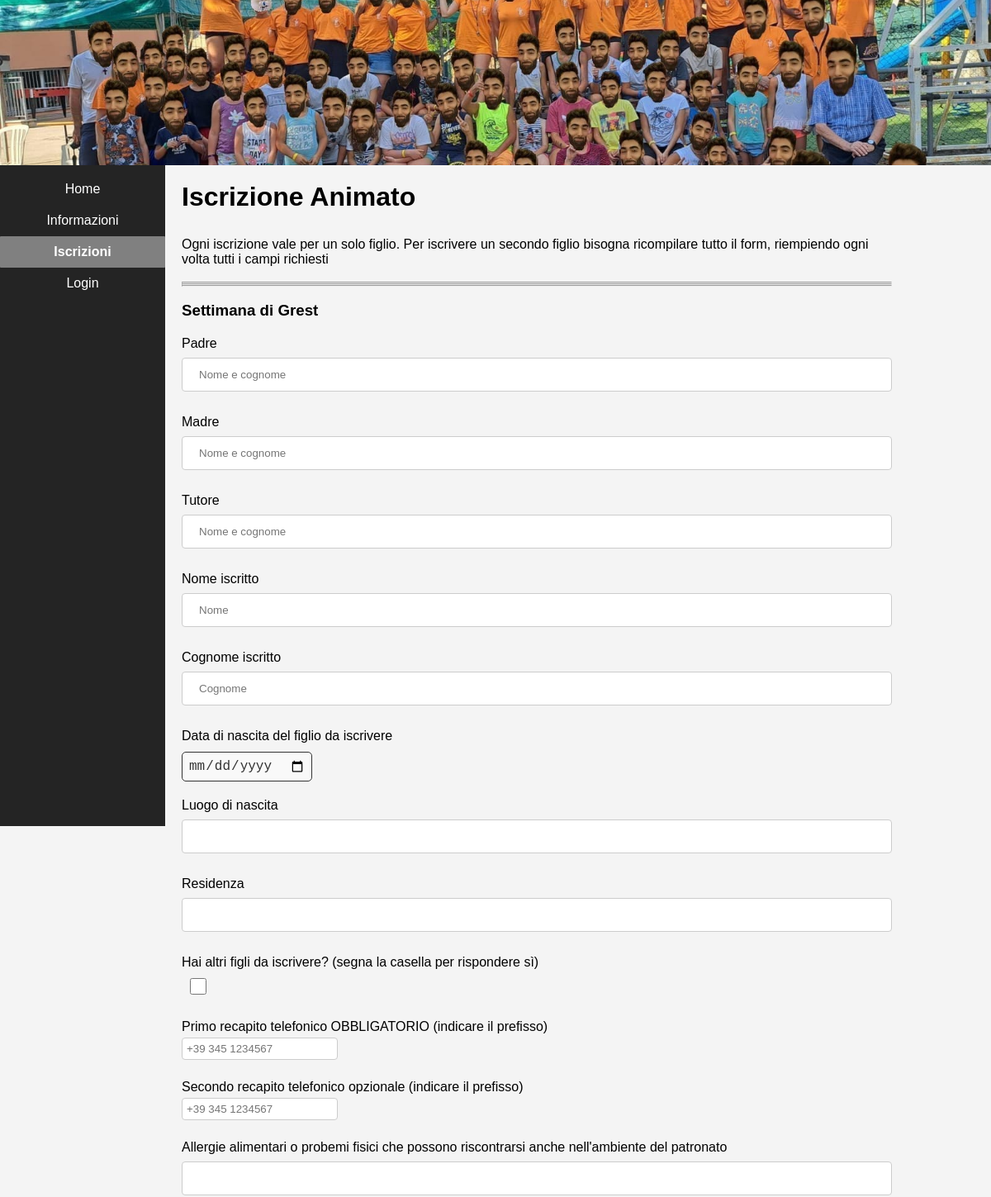
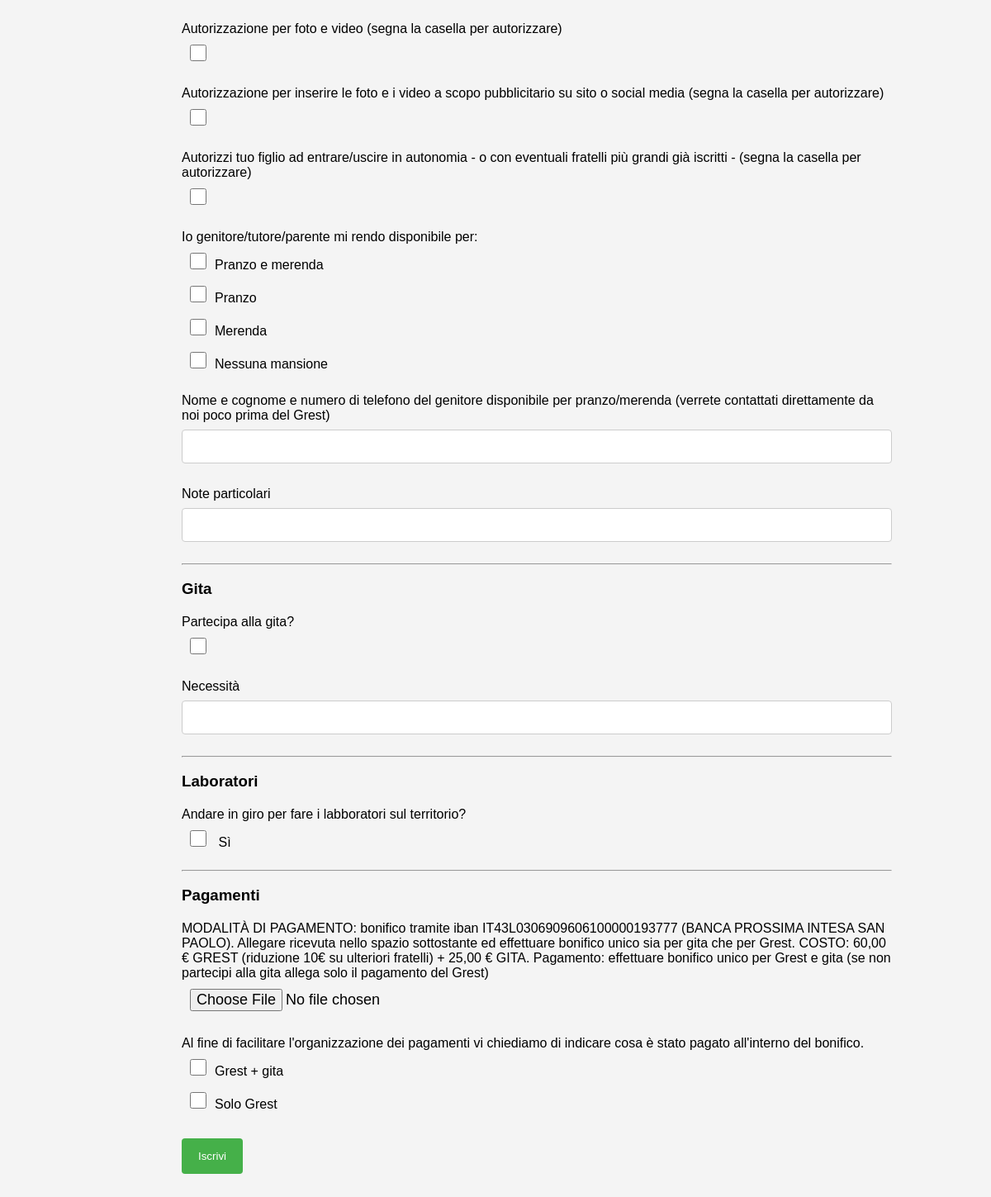
The page /iscrizioni/ on the database its author committed (2 pictures, top to bottom).
### b_app/models.py (models this page shows)
class cucina(models.Model):
    mansione = models.CharField(max_length=100)
    def __str__(self):
        return f"{self.mansione}"

class pagamenti(models.Model):
    cash = models.CharField(max_length=20)
    def __str__(self):
        return f"{self.cash}"

### b_app/views.py (the view)
# urls.py: path("iscrizioni/", views.iscrizioni, name="iscrizioni"),
def iscrizioni(request):
    mansioni = cucina.objects.all()
    siono = sino.objects.all()
    x = pagamenti.objects.all()
    if request.method == 'POST':
        form = AnimatoForm(request.POST, request.FILES)
        if form.is_valid():
            form.save()
            return render(request, 'iscrizioni3.html', {})
        else:
            print(form.errors)  # ✅ ora è sicuro
    else:
        form = AnimatoForm()
    return render(request, 'iscrizioni.html', {
        'pagamenti': x,
        'form': form,
        'mansioni': mansioni,
        'siono': siono,
    })

### b_app/forms.py
class AnimatoForm(forms.ModelForm):
    class Meta:
        model = Iscritto
        fields = '__all__'
        widgets = {
            'cucina': forms.CheckboxSelectMultiple(),
        }

### b_app/templates/iscrizioni.html (shortened to what this page needs)
{% load static %}
<html lang="it">
<head>
	{% block css %}
    <link rel="stylesheet" href="{% static 'stile.css' %}">
	{% endblock %}
</head>
<img src="{% static 'sfondo sito 3.jpg' %}" alt="sfondo mancato" class="no-print">
<div class="container">
	<nav class="nav1">
		<ul>
			<li class="nav-item"><a id="home" class="a" href="/">Home</a></li>
			<li class="nav-item"><a class="a" href="/info/">Informazioni</a></li>
			<li class="nav-item"><a class="a active" href="/iscrizioni/">Iscrizioni</a></li>
			<li class="nav-item"><a class="a" href="/login/" id="showFormBtn">Login</a></li>
		</ul>
	</nav>
	<main id="main" class="content">
		<h1>Iscrizione Animato</h1>
		<p>Ogni iscrizione vale per un solo figlio. Per iscrivere un secondo figlio bisogna ricompilare tutto il form, riempiendo ogni volta tutti i campi richiesti</p>
		<br><hr><hr><hr><br>
        <form method="post" action="{% url 'iscrizioni' %}" enctype="multipart/form-data">
			<h3>Settimana di Grest</h3>
			<p>Padre</p>
            <input type="text" name="padre" placeholder="Nome e cognome" class="form-control">
			<p>Madre</p>
			<input type="text" name="madre" placeholder="Nome e cognome" class="form-control">
			<p>Tutore</p>
			<input type="text" name="tutore" placeholder="Nome e cognome" class="form-control">
			<p>Nome iscritto</p>
			<input type="text" name="nome_figlio" placeholder="Nome" class="form-control">
			<p>Cognome iscritto</p>
			<input type="text" name="cognome_figlio" placeholder="Cognome" class="form-control">
			<p>Data di nascita del figlio da iscrivere</p>
			<input type="date" name="data_figlio" class="calendar">
			<p>Luogo di nascita</p>
			<input type="text" name="luogo_nascita" class="form-control">
			<p>Residenza</p>
			<input type="text" name="residenza" class="form-control">
			<p>Hai altri figli da iscrivere? (segna la casella per rispondere sì)</p>
			<input type="checkbox" name="fratelli">
			<p>Primo recapito telefonico OBBLIGATORIO (indicare il prefisso)</p>
			<input type="tel" name="telefono1"
			pattern="^(\+39)?\s?3\d{2}\s?\d{6,7}$"
			placeholder="+39 345 1234567"
			class="phone-number">
			<p>Secondo recapito telefonico opzionale (indicare il prefisso)</p>
			<input type="tel" name="telefono2"
			pattern="^(\+39)?\s?3\d{2}\s?\d{6,7}$"
			placeholder="+39 345 1234567"
			class="phone-number">
			<p>Allergie alimentari o probemi fisici che possono riscontrarsi anche nell'ambiente del patronato</p>
			<input type="text" name="allergie" class="form-control">
			<p>Autorizzazione per foto e video (segna la casella per autorizzare)</p>
			<input type="checkbox" name="foto">
			<p>Autorizzazione per inserire le foto e i video a scopo pubblicitario su sito o social media (segna la casella per autorizzare)</p>
			<input type="checkbox" name="sito">
			<p>Autorizzi tuo figlio ad entrare/uscire in autonomia - o con eventuali fratelli più grandi già iscritti - (segna la casella per autorizzare)</p>
			<input type="checkbox" name="uscita_autonoma">
			<p>Io genitore/tutore/parente mi rendo disponibile per:</p>
			{% for mansione in mansioni %}
				<input type="checkbox" value="{{ mansione.id }}" class="exclusive" name="cucina">{{ mansione }}<br>
			{% empty %}
			<p style="text-align: center;"><br>Nessuna mansione richiesta</p><br><br>
			{% endfor %}
			<p>Nome e cognome e numero di telefono del genitore disponibile per pranzo/merenda (verrete contattati direttamente da noi poco prima del Grest)</p>
			<input type="text" name="contatti" class="form-control">
			<p>Note particolari</p>
			<input type="text" name="note" class="form-control">
			<br><br><hr><br><h3>Gita</h3>
			<p>Partecipa alla gita?</p>
			<input type="checkbox" name="gita"><br>
			<p>Necessità</p>
			<input type="text" name="necessita" class="form-control">
			<br><br><hr><br><h3>Laboratori</h3>
			<p>Andare in giro per fare i labboratori sul territorio?</p>
			<input type="checkbox" name="laboratori"> Sì
			<br><br><hr><br><h3>Pagamenti</h3>
			<p>MODALITÀ DI PAGAMENTO: bonifico tramite iban IT43L0306909606100000193777 (BANCA PROSSIMA INTESA SAN PAOLO). Allegare ricevuta nello spazio sottostante ed effettuare bonifico unico sia per gita che per Grest. COSTO: 60,00 € GREST (riduzione 10€ su ulteriori fratelli) + 25,00 € GITA.    Pagamento: effettuare bonifico unico per Grest e gita (se non partecipi alla gita allega solo il pagamento del Grest)</p>
			<input type="file" name="documento">
			<p>Al fine di facilitare l'organizzazione dei pagamenti vi chiediamo di indicare cosa è stato pagato all'interno del bonifico.</p>
			{% for pagamento in pagamenti %}
				<input type="checkbox" value="{{ pagamento.id }}" class="exclusive2" name="pagamenti">{{ pagamento }}<br>
			{% endfor %}
            <br>
			<button type="submit">Iscrivi</button>
        </form>
    </main>
</div>
</body>
</html>

### b_app/static/stile.css (style rules this page uses)
* { box-sizing: border-box; margin: 0; padding: 0; }
img { width: 100%; height: 200px; object-fit: cover; object-position: 100% 40%; }
p { margin-top: 20px; }
.phone-number { max-width: 50%; padding: 5px; margin: 4px 0; display: inline-block; border: 1px solid #ccc; border-radius: 4px; box-sizing: border-box; }
input[type=checkbox] { margin: 10px; width: 20px; height: 20px; }
input[type=file] { width: 100%; margin: 10px; font-size: large; }
.container { display: flex; flex-wrap: wrap; }
.nav1 ul { background-color: rgba(0, 0, 0, 0.85); color: white; width: 100%; padding: 10px 0; overflow: auto; height: 100%; list-style: none; display: flex; flex-direction: column; align-items: center; margin: 0vh; }
.nav1 li { width: 100%; text-align: center; }
.nav1 li a.a { color: white; text-decoration: none; padding: 10px 15px; display: block; text-align: center; cursor: pointer; transition: 0.2s; }
.nav1 a.active, li.active { background-color: grey; color: white; font-weight: bold; border-radius: 1px; }
.content { padding: 20px; background-color: rgba(255, 255, 255, 0); line-height: 1,5; }
h1 { padding-bottom: 10px; }
input[type=text], select { width: 100%; padding: 12px 20px; margin: 8px 0; display: inline-block; border: 1px solid #ccc; border-radius: 4px; box-sizing: border-box; }
button[type=submit] { width: auto; background-color: #45b049; color: white; padding: 14px 20px; margin: 8px 0; border: none; border-radius: 4px; cursor: pointer; }
.content, .container { min-width: 0; }
input[type="date"] { margin-top: 10px; padding: 7px; font-size: 16px; border: 1px ridge #333; border-radius: 5px; background-color: #f9f9f9; color: #333; }
@media (min-width: 768px) { .container { flex-direction: row; } }
@media (min-width: 768px) { .nav1 { width: 200px; height: 100vh; position: sticky; top: 0; } }
@media (min-width: 768px) { .nav1 ul { flex-direction: column; align-items: center; } }
@media (min-width: 768px) { .nav1 a.a { text-align: center; padding-left: 20px; width: 100%; } }
@media (min-width: 768px) { .content { width: 75%; } }

### rows shown on the page
cucina: mansione "Pranzo e merenda"
cucina: mansione "Pranzo"
cucina: mansione "Merenda"
cucina: mansione "Nessuna mansione"
pagamenti: cash "Grest + gita"
pagamenti: cash "Solo Grest"
